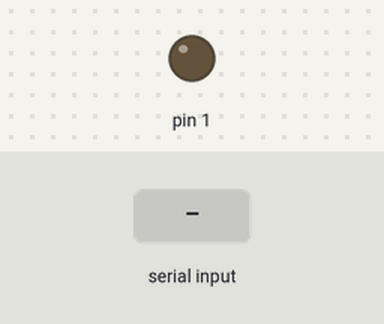
Recording of a sketch running on a simulated Arduino Uno, built with avr-gcc and run on an emulated ATmega328P. Shown: output pins drawn as LEDs (lit = HIGH). The test bench sets the inputs (shaded band).

Above: at 1.2 s.
1.3 s: "1" received over the second serial link
At 2.1 s:
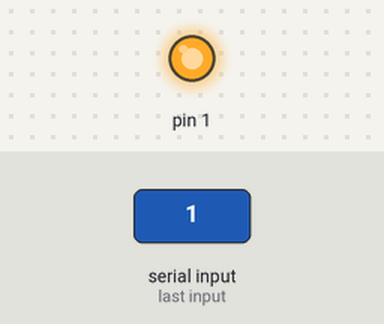
Timing chart, 0 to 4.3 s (numbered marks = the images above; inputs shaded):
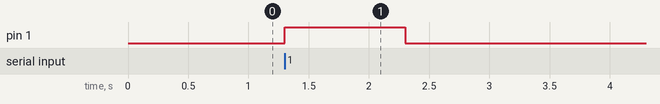

The sketch:

uart_only_rx.ino
```cpp
#include <SoftwareSerial.h>

SoftwareSerial serial(0, 0);

void setup() {
  pinMode(1, OUTPUT);
  serial.begin(9600);
}

void loop() {
  digitalWrite(1, LOW);
  if(serial.available()){
    serial.read();
    digitalWrite(1, HIGH);
    delay(1000);
    serial.end();
  }
}
```

Measured:
- after the input at 1.3 s, pin 1: LOW → HIGH at once, → LOW 1.0 s later
